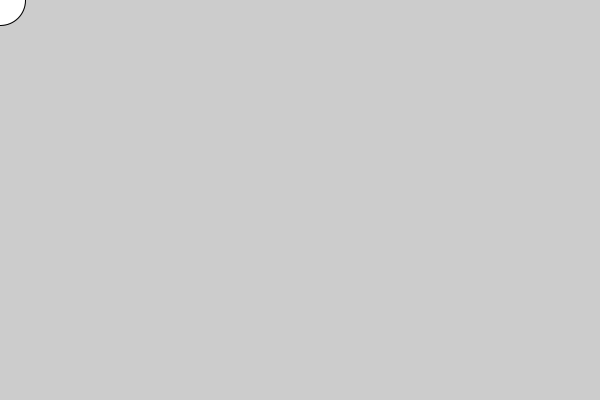
Frame 1 (no input)
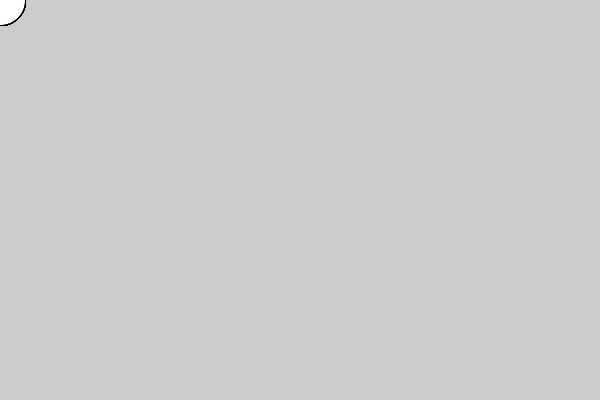
Frame 60 (the mouse pressed at the canvas centre just before this capture)
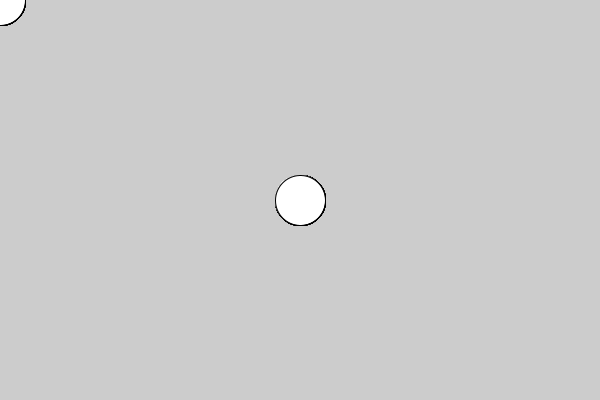
Frame 120 (the mouse held since frame 60 and released just before this capture)

The Processing sketch that drew these frames (run headless with seeded random() and noise(); from frame 60 on, the mouse is pressed at the canvas centre):

// Processing sketch: processing_159295
// ── processing_159295.pde


//MOUSE Puntero e interaccion

void setup() { 
  size(600,400);
}

void draw() {
  println(mouseX);//Donde se encuentra el puntero, dentro de la ventana, en el eje X
  //println(mouseY);
  ellipse(mouseX,mouseY,50,50);
}  
